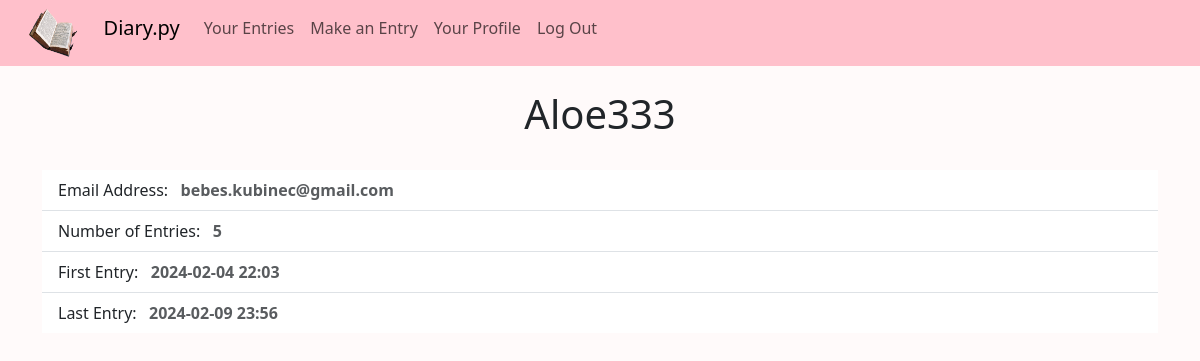
The page /profile (signed in) on the database its author committed.
### website/models.py (models this page shows)
class User(db.Model, UserMixin):
    id = db.Column(db.Integer, primary_key=True)
    email = db.Column(db.String(150), unique=True)
    password = db.Column(db.String(150))
    username = db.Column(db.String(150))
    entries = db.relationship('Entry')

class Entry(db.Model):
    id = db.Column(db.Integer, primary_key=True)
    data = db.Column(db.String(10000))
    date = db.Column(db.String(100))
    user_id = db.Column(db.Integer, db.ForeignKey('user.id'))

### website/views.py (the view)
@views.route('/profile', methods=['GET'])
@login_required
def profile():
    return render_template('profile.html', user=current_user)

### website/__init__.py (called while the page is built)
def create_app():
    app = Flask(__name__, static_url_path='/static')
    app.config['SECRET_KEY'] = 'hjshjhdjah kjshkjdhjs'
    app.config['SQLALCHEMY_DATABASE_URI'] = f'sqlite:///{DB_NAME}'
    db.init_app(app)
    from .views import views
    from .auth import auth
    app.register_blueprint(views, url_prefix='/')
    app.register_blueprint(auth, url_prefix='/')
    from .models import User, Entry
    with app.app_context():
        db.create_all()
    login_manager = LoginManager()
    login_manager.login_view = 'auth.login'
    login_manager.init_app(app)
    @login_manager.user_loader
    def load_user(id):
        return User.query.get(int(id))
    return app

### website/templates/profile.html (shortened to what this page needs)
{% extends "base.html" %}
{% block content %}
<h1 align="center">{{user.username}}</h1>
<br/>
<ul class="list-group list-group-flush">
    <li class="list-group-item">Email Address: &nbsp; <span class="text-muted fw-semibold">{{user.email}}</span></li>
    <li class="list-group-item">Number of Entries: &nbsp; <span class="text-muted fw-semibold">{{user.entries |length}}</span></li>
    <li class="list-group-item">First Entry: &nbsp; <span class="text-muted fw-semibold">{{user.entries[0].date}}</span></li>
    <li class="list-group-item">Last Entry: &nbsp; <span class="text-muted fw-semibold">{{user.entries[user.entries |length - 1].date}}</span></li>
  </ul>
{% endblock %}

### website/static/custom.css (style rules this page uses)
body { background-color: #FFFAFA !important; }

### rows shown on the page
User: username "Aloe333", email "bebes.kubinec@gmail.com"
Entry: date "2024-02-04 22:03"

### other values the page prints
{{ user.entries |length }} "5"
{{ user.entries[user.entries |length - 1].date }} "2024-02-09 23:56"
